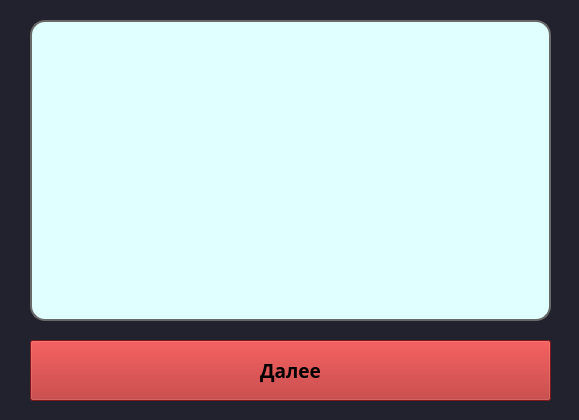
<?xml version="1.0" encoding="UTF-8"?>
<ui version="4.0">
 <class>Form</class>
 <widget class="QWidget" name="Form">
  <property name="geometry">
   <rect>
    <x>0</x>
    <y>0</y>
    <width>579</width>
    <height>420</height>
   </rect>
  </property>
  <property name="windowTitle">
   <string>Инструкция</string>
  </property>
  <property name="styleSheet">
   <string notr="true">background-color: #22222e</string>
  </property>
  <widget class="QTextEdit" name="text2">
   <property name="enabled">
    <bool>false</bool>
   </property>
   <property name="geometry">
    <rect>
     <x>30</x>
     <y>20</y>
     <width>521</width>
     <height>301</height>
    </rect>
   </property>
   <property name="font">
    <font>
     <family>Sylfaen</family>
     <pointsize>12</pointsize>
    </font>
   </property>
   <property name="styleSheet">
    <string notr="true">background-color:#E0FFFF;
border: 2px solid #696969;
border-radius: 15px;</string>
   </property>
  </widget>
  <widget class="QPushButton" name="next2_btn">
   <property name="geometry">
    <rect>
     <x>30</x>
     <y>340</y>
     <width>521</width>
     <height>61</height>
    </rect>
   </property>
   <property name="font">
    <font>
     <family>Microsoft YaHei</family>
     <pointsize>14</pointsize>
     <weight>75</weight>
     <bold>true</bold>
    </font>
   </property>
   <property name="styleSheet">
    <string notr="true">background-color:#B22222</string>
   </property>
   <property name="text">
    <string>Далее</string>
   </property>
  </widget>
 </widget>
 <resources/>
 <connections/>
</ui>
